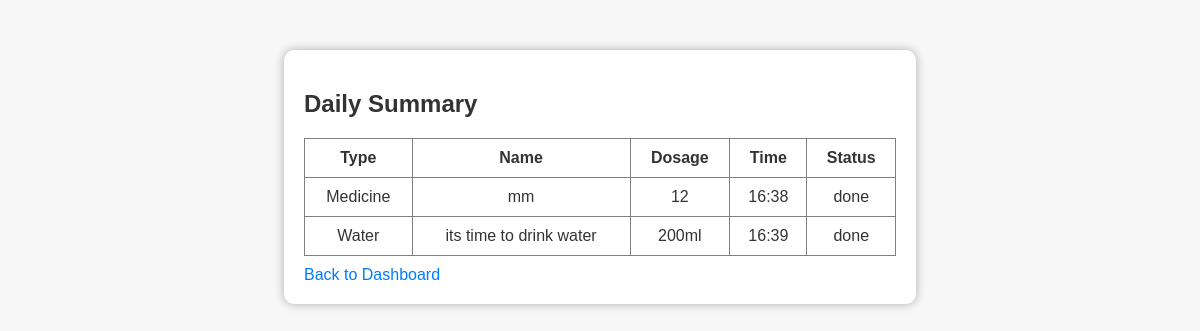
Screenshot of /summary (signed in) with the database file from the repository.
### tables this page shows
CREATE TABLE reminders (
            id INTEGER PRIMARY KEY AUTOINCREMENT,
            user_id INTEGER,
            type TEXT,
            name TEXT,
            dosage TEXT,
            time TEXT,
            status TEXT DEFAULT 'pending',
            FOREIGN KEY(user_id) REFERENCES users(id)
        );

### app.py (the view)
@app.route('/summary')
def summary():
    if 'user_id' not in session:
        return redirect('/login')
    user_id = session['user_id']
    conn = sqlite3.connect('database.db')
    c = conn.cursor()
    c.execute("SELECT type, name, dosage, time, status FROM reminders WHERE user_id=?", (user_id,))
    reminders = c.fetchall()
    conn.close()
    return render_template('summary.html', reminders=reminders)

### templates/summary.html (shortened to what this page needs)
<!DOCTYPE html>
<html>
<head>
    <link rel="stylesheet" href="{{ url_for('static', filename='style.css') }}">
</head>
<body>
<div class="container">
    <h2>Daily Summary</h2>
    <table border="1">
        <tr><th>Type</th><th>Name</th><th>Dosage</th><th>Time</th><th>Status</th></tr>
        {% for r in reminders %}
        <tr>
            <td>{{ r[0] }}</td>
            <td>{{ r[1] }}</td>
            <td>{{ r[2] }}</td>
            <td>{{ r[3] }}</td>
            <td>{{ r[4] }}</td>
        </tr>
        {% endfor %}
    </table>
    <a href="/dashboard">Back to Dashboard</a>
</div>
</body>
</html>

### static/style.css (style rules this page uses)
body { font-family: Arial, sans-serif; background: #f7f7f7; color: #333; }
.container { width: 50%; margin: 50px auto; padding: 20px; background: white; box-shadow: 0px 0px 10px #aaa; border-radius: 10px; }
a { display: inline-block; margin-top: 10px; color: #007bff; text-decoration: none; }
table { width: 100%; border-collapse: collapse; margin-top: 10px; }
th, td { padding: 10px; text-align: center; }

### rows the page displays
reminders: type "Medicine", name "mm", dosage "12", time "16:38", status "done"
reminders: type "Water", name "its time to drink water", dosage "200ml", time "16:39", status "done"
